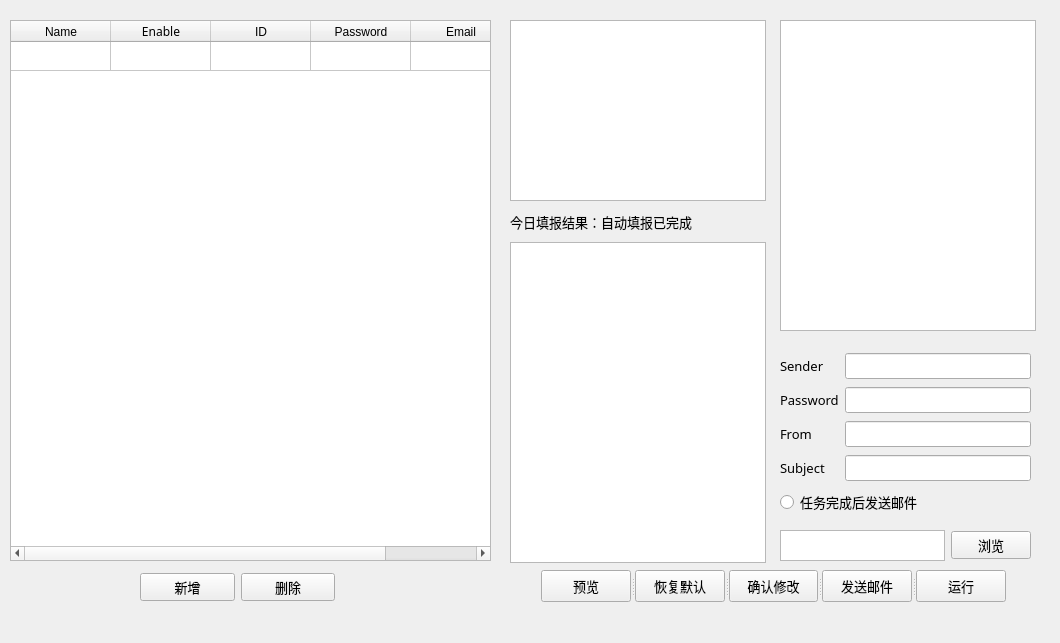
<?xml version="1.0" encoding="UTF-8"?>
<ui version="4.0">
 <class>MainWindow</class>
 <widget class="QMainWindow" name="MainWindow">
  <property name="geometry">
   <rect>
    <x>0</x>
    <y>0</y>
    <width>1060</width>
    <height>643</height>
   </rect>
  </property>
  <property name="baseSize">
   <size>
    <width>0</width>
    <height>0</height>
   </size>
  </property>
  <property name="windowTitle">
   <string>Neko Mouse 0.1</string>
  </property>
  <widget class="QWidget" name="centralwidget">
   <widget class="QTableWidget" name="tableWidget">
    <property name="geometry">
     <rect>
      <x>10</x>
      <y>20</y>
      <width>481</width>
      <height>541</height>
     </rect>
    </property>
    <property name="layoutDirection">
     <enum>Qt::LeftToRight</enum>
    </property>
    <attribute name="horizontalHeaderVisible">
     <bool>true</bool>
    </attribute>
    <attribute name="verticalHeaderVisible">
     <bool>false</bool>
    </attribute>
    <attribute name="verticalHeaderMinimumSectionSize">
     <number>5</number>
    </attribute>
    <attribute name="verticalHeaderDefaultSectionSize">
     <number>29</number>
    </attribute>
    <row>
     <property name="text">
      <string/>
     </property>
    </row>
    <column>
     <property name="text">
      <string>Name</string>
     </property>
    </column>
    <column>
     <property name="text">
      <string>Enable</string>
     </property>
     <property name="whatsThis">
      <string/>
     </property>
     <property name="font">
      <font>
       <family>微软雅黑</family>
      </font>
     </property>
    </column>
    <column>
     <property name="text">
      <string>ID</string>
     </property>
    </column>
    <column>
     <property name="text">
      <string>Password</string>
     </property>
    </column>
    <column>
     <property name="text">
      <string>Email</string>
     </property>
    </column>
   </widget>
   <widget class="QWidget" name="layoutWidget">
    <property name="geometry">
     <rect>
      <x>140</x>
      <y>570</y>
      <width>195</width>
      <height>34</height>
     </rect>
    </property>
    <layout class="QHBoxLayout" name="horizontalLayout">
     <item>
      <widget class="QPushButton" name="pushButton_2">
       <property name="font">
        <font>
         <family>微软雅黑</family>
         <pointsize>10</pointsize>
        </font>
       </property>
       <property name="contextMenuPolicy">
        <enum>Qt::DefaultContextMenu</enum>
       </property>
       <property name="text">
        <string>新增</string>
       </property>
      </widget>
     </item>
     <item>
      <widget class="QPushButton" name="pushButton_5">
       <property name="font">
        <font>
         <family>微软雅黑</family>
         <pointsize>10</pointsize>
        </font>
       </property>
       <property name="contextMenuPolicy">
        <enum>Qt::DefaultContextMenu</enum>
       </property>
       <property name="text">
        <string>删除</string>
       </property>
      </widget>
     </item>
    </layout>
   </widget>
   <widget class="QTextEdit" name="textEdit_2">
    <property name="geometry">
     <rect>
      <x>510</x>
      <y>242</y>
      <width>256</width>
      <height>321</height>
     </rect>
    </property>
    <property name="font">
     <font>
      <family>微软雅黑</family>
      <pointsize>10</pointsize>
     </font>
    </property>
    <property name="html">
     <string>&lt;!DOCTYPE HTML PUBLIC &quot;-//W3C//DTD HTML 4.0//EN&quot; &quot;http://www.w3.org/TR/REC-html40/strict.dtd&quot;&gt;
&lt;html&gt;&lt;head&gt;&lt;meta name=&quot;qrichtext&quot; content=&quot;1&quot; /&gt;&lt;style type=&quot;text/css&quot;&gt;
p, li { white-space: pre-wrap; }
&lt;/style&gt;&lt;/head&gt;&lt;body style=&quot; font-family:'微软雅黑'; font-size:10pt; font-weight:400; font-style:normal;&quot;&gt;
&lt;p style=&quot;-qt-paragraph-type:empty; margin-top:0px; margin-bottom:0px; margin-left:0px; margin-right:0px; -qt-block-indent:0; text-indent:0px; font-size:12pt;&quot;&gt;&lt;br /&gt;&lt;/p&gt;&lt;/body&gt;&lt;/html&gt;</string>
    </property>
   </widget>
   <widget class="QTextEdit" name="textEdit">
    <property name="geometry">
     <rect>
      <x>510</x>
      <y>20</y>
      <width>256</width>
      <height>181</height>
     </rect>
    </property>
    <property name="font">
     <font>
      <family>微软雅黑</family>
      <pointsize>10</pointsize>
     </font>
    </property>
    <property name="html">
     <string>&lt;!DOCTYPE HTML PUBLIC &quot;-//W3C//DTD HTML 4.0//EN&quot; &quot;http://www.w3.org/TR/REC-html40/strict.dtd&quot;&gt;
&lt;html&gt;&lt;head&gt;&lt;meta name=&quot;qrichtext&quot; content=&quot;1&quot; /&gt;&lt;style type=&quot;text/css&quot;&gt;
p, li { white-space: pre-wrap; }
&lt;/style&gt;&lt;/head&gt;&lt;body style=&quot; font-family:'微软雅黑'; font-size:10pt; font-weight:400; font-style:normal;&quot;&gt;
&lt;p style=&quot;-qt-paragraph-type:empty; margin-top:0px; margin-bottom:0px; margin-left:0px; margin-right:0px; -qt-block-indent:0; text-indent:0px; font-size:12pt;&quot;&gt;&lt;br /&gt;&lt;/p&gt;&lt;/body&gt;&lt;/html&gt;</string>
    </property>
   </widget>
   <widget class="QLabel" name="label">
    <property name="geometry">
     <rect>
      <x>510</x>
      <y>210</y>
      <width>238</width>
      <height>23</height>
     </rect>
    </property>
    <property name="font">
     <font>
      <family>微软雅黑</family>
      <pointsize>10</pointsize>
     </font>
    </property>
    <property name="text">
     <string>今日填报结果：自动填报已完成</string>
    </property>
   </widget>
   <widget class="QTextBrowser" name="textBrowser">
    <property name="geometry">
     <rect>
      <x>780</x>
      <y>20</y>
      <width>256</width>
      <height>311</height>
     </rect>
    </property>
    <property name="font">
     <font>
      <family>微软雅黑</family>
      <pointsize>10</pointsize>
     </font>
    </property>
   </widget>
   <widget class="QWidget" name="layoutWidget">
    <property name="geometry">
     <rect>
      <x>780</x>
      <y>351</y>
      <width>251</width>
      <height>171</height>
     </rect>
    </property>
    <layout class="QGridLayout" name="gridLayout">
     <item row="1" column="0">
      <widget class="QLabel" name="label_3">
       <property name="font">
        <font>
         <family>微软雅黑</family>
         <pointsize>10</pointsize>
        </font>
       </property>
       <property name="text">
        <string>Password</string>
       </property>
      </widget>
     </item>
     <item row="2" column="0">
      <widget class="QLabel" name="label_4">
       <property name="font">
        <font>
         <family>微软雅黑</family>
         <pointsize>10</pointsize>
        </font>
       </property>
       <property name="text">
        <string>From</string>
       </property>
      </widget>
     </item>
     <item row="3" column="0">
      <widget class="QLabel" name="label_5">
       <property name="font">
        <font>
         <family>微软雅黑</family>
         <pointsize>10</pointsize>
        </font>
       </property>
       <property name="text">
        <string>Subject</string>
       </property>
      </widget>
     </item>
     <item row="0" column="1">
      <widget class="QLineEdit" name="lineEdit">
       <property name="font">
        <font>
         <family>微软雅黑</family>
         <pointsize>10</pointsize>
        </font>
       </property>
      </widget>
     </item>
     <item row="2" column="1">
      <widget class="QLineEdit" name="lineEdit_3">
       <property name="font">
        <font>
         <family>微软雅黑</family>
         <pointsize>10</pointsize>
        </font>
       </property>
      </widget>
     </item>
     <item row="0" column="0">
      <widget class="QLabel" name="label_2">
       <property name="font">
        <font>
         <family>微软雅黑</family>
         <pointsize>10</pointsize>
        </font>
       </property>
       <property name="text">
        <string>Sender</string>
       </property>
      </widget>
     </item>
     <item row="3" column="1">
      <widget class="QLineEdit" name="lineEdit_4">
       <property name="font">
        <font>
         <family>微软雅黑</family>
         <pointsize>10</pointsize>
        </font>
       </property>
      </widget>
     </item>
     <item row="1" column="1">
      <widget class="QLineEdit" name="lineEdit_2">
       <property name="font">
        <font>
         <family>微软雅黑</family>
         <pointsize>10</pointsize>
        </font>
       </property>
      </widget>
     </item>
     <item row="4" column="0" colspan="2">
      <widget class="QRadioButton" name="radioButton">
       <property name="font">
        <font>
         <family>微软雅黑</family>
         <pointsize>10</pointsize>
        </font>
       </property>
       <property name="text">
        <string>任务完成后发送邮件</string>
       </property>
      </widget>
     </item>
    </layout>
   </widget>
   <widget class="QWidget" name="layoutWidget">
    <property name="geometry">
     <rect>
      <x>780</x>
      <y>530</y>
      <width>251</width>
      <height>31</height>
     </rect>
    </property>
    <layout class="QHBoxLayout" name="horizontalLayout_4">
     <item>
      <widget class="QTextBrowser" name="textBrowser_2">
       <property name="font">
        <font>
         <family>微软雅黑</family>
         <pointsize>10</pointsize>
        </font>
       </property>
      </widget>
     </item>
     <item>
      <widget class="QPushButton" name="pushButton_7">
       <property name="font">
        <font>
         <family>微软雅黑</family>
         <pointsize>10</pointsize>
        </font>
       </property>
       <property name="text">
        <string>浏览</string>
       </property>
      </widget>
     </item>
    </layout>
   </widget>
   <widget class="QSplitter" name="splitter">
    <property name="geometry">
     <rect>
      <x>541</x>
      <y>570</y>
      <width>465</width>
      <height>32</height>
     </rect>
    </property>
    <property name="orientation">
     <enum>Qt::Horizontal</enum>
    </property>
    <widget class="QPushButton" name="pushButton_3">
     <property name="font">
      <font>
       <family>微软雅黑</family>
       <pointsize>10</pointsize>
      </font>
     </property>
     <property name="contextMenuPolicy">
      <enum>Qt::DefaultContextMenu</enum>
     </property>
     <property name="text">
      <string>预览</string>
     </property>
    </widget>
    <widget class="QPushButton" name="pushButton_4">
     <property name="font">
      <font>
       <family>微软雅黑</family>
       <pointsize>10</pointsize>
      </font>
     </property>
     <property name="contextMenuPolicy">
      <enum>Qt::DefaultContextMenu</enum>
     </property>
     <property name="text">
      <string>恢复默认</string>
     </property>
    </widget>
    <widget class="QPushButton" name="pushButton">
     <property name="font">
      <font>
       <family>微软雅黑</family>
       <pointsize>10</pointsize>
      </font>
     </property>
     <property name="contextMenuPolicy">
      <enum>Qt::DefaultContextMenu</enum>
     </property>
     <property name="text">
      <string>确认修改</string>
     </property>
    </widget>
    <widget class="QPushButton" name="pushButton_8">
     <property name="font">
      <font>
       <family>微软雅黑</family>
       <pointsize>10</pointsize>
      </font>
     </property>
     <property name="contextMenuPolicy">
      <enum>Qt::DefaultContextMenu</enum>
     </property>
     <property name="text">
      <string>发送邮件</string>
     </property>
    </widget>
    <widget class="QPushButton" name="pushButton_6">
     <property name="font">
      <font>
       <family>微软雅黑</family>
       <pointsize>10</pointsize>
      </font>
     </property>
     <property name="contextMenuPolicy">
      <enum>Qt::DefaultContextMenu</enum>
     </property>
     <property name="text">
      <string>运行</string>
     </property>
    </widget>
   </widget>
  </widget>
  <widget class="QMenuBar" name="menubar">
   <property name="geometry">
    <rect>
     <x>0</x>
     <y>0</y>
     <width>1060</width>
     <height>26</height>
    </rect>
   </property>
  </widget>
 </widget>
 <resources/>
 <connections/>
</ui>
